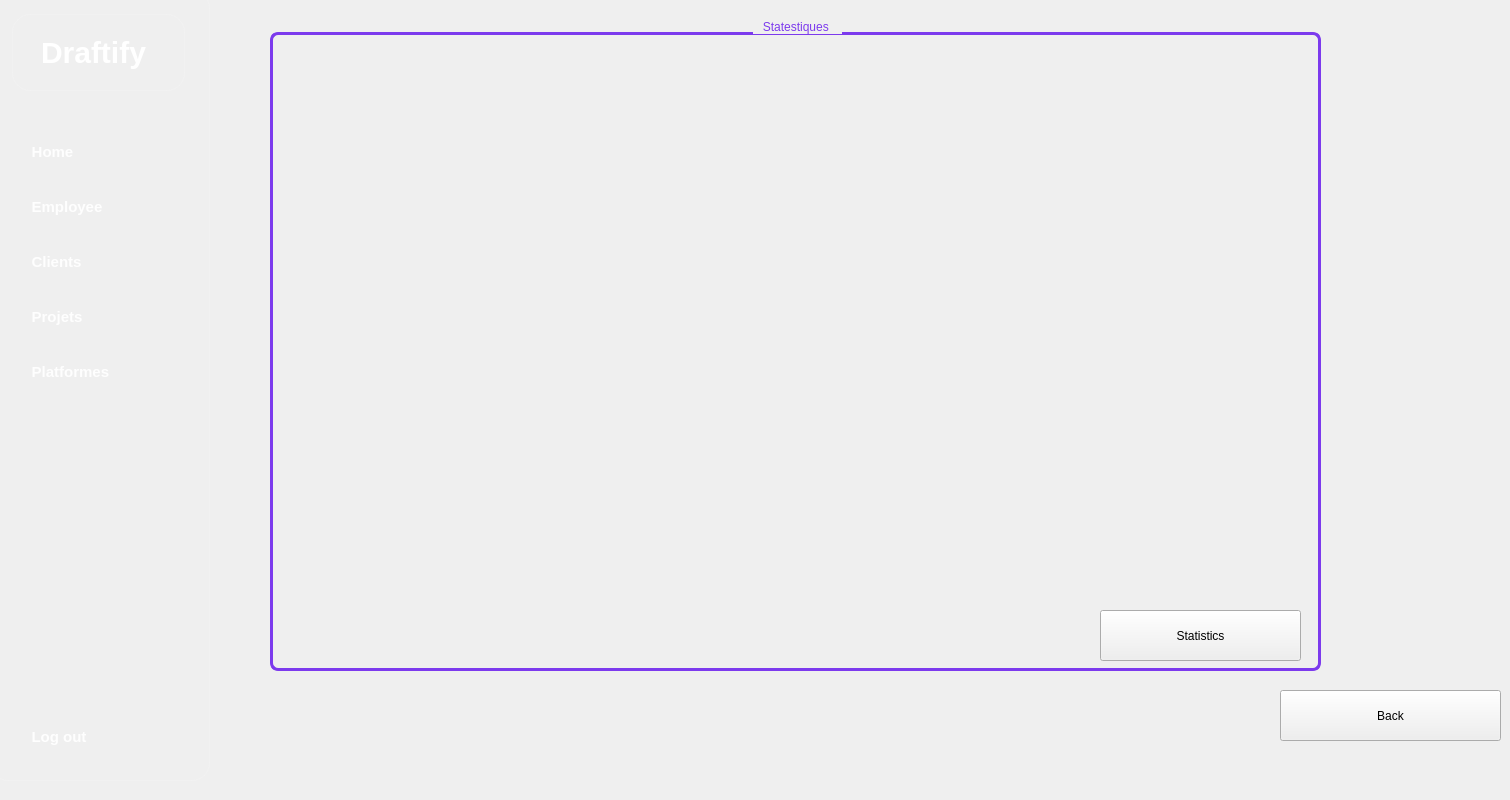
      <widget class="QWidget" name="pageEmployee2">
       <widget class="QGroupBox" name="statsboxempl">
        <property name="geometry">
         <rect>
          <x>270</x>
          <y>20</y>
          <width>1051</width>
          <height>651</height>
         </rect>
        </property>
        <property name="sizeIncrement">
         <size>
          <width>50</width>
          <height>50</height>
         </size>
        </property>
        <property name="styleSheet">
         <string notr="true">QGroupBox {
    border: 3px solid #7C3AED;        /* thicker border */
    border-radius: 8px;               /* smoother corners */
    background: transparent;
    margin-top: 12px;                 /* space for the title */
}

/* ====== Title ====== */
QGroupBox::title {
    subcontrol-origin: margin;
    subcontrol-position: top center;
    padding: 0 8px;
    color: #7C3AED;                   /* same shade as border */
    font-size: 21px;                  /* slightly larger */
    font-weight: 800;                 /* thicker text */
    letter-spacing: 0.3px;
}
</string>
        </property>
        <property name="title">
         <string>Statestiques </string>
        </property>
        <layout class="QHBoxLayout" name="horizontalLayout_2">
         <item>
          <widget class="QFrame" name="KpiPieChartEmpl_2">
           <property name="styleSheet">
            <string notr="true">background:transparent;
</string>
           </property>
           <property name="frameShape">
            <enum>QFrame::Shape::StyledPanel</enum>
           </property>
           <property name="frameShadow">
            <enum>QFrame::Shadow::Raised</enum>
           </property>
           <widget class="QLabel" name="lblRateValueEmpl_2">
            <property name="geometry">
             <rect>
              <x>240</x>
              <y>90</y>
              <width>111</width>
              <height>61</height>
             </rect>
            </property>
            <property name="styleSheet">
             <string notr="true">QLabel {
    color: #FFFFFF;
    font-weight: 700;
    font-size: 18px;
background:transparent;
}</string>
            </property>
            <property name="text">
             <string>&lt;html&gt;&lt;head/&gt;&lt;body&gt;&lt;p align=&quot;center&quot;&gt;&lt;br/&gt;&lt;/p&gt;&lt;/body&gt;&lt;/html&gt;</string>
            </property>
           </widget>
           <widget class="QWidget" name="ChartViewEmpl" native="true">
            <property name="geometry">
             <rect>
              <x>20</x>
              <y>20</y>
              <width>991</width>
              <height>521</height>
             </rect>
            </property>
           </widget>
          </widget>
         </item>
        </layout>
       </widget>
       <widget class="QFrame" name="sidebar_3">
        <property name="geometry">
         <rect>
          <x>-10</x>
          <y>-10</y>
          <width>220</width>
          <height>791</height>
         </rect>
        </property>
        <property name="styleSheet">
         <string notr="true">/* Rounded sidebar with your purple→blue gradient */
QFrame {
  background: qlineargradient(x1:0, y1:0, x2:1, y2:1,
                              stop:0 #7C3AED,   /* purple */
                              stop:1 #3B82F6); /* blue   */
  border-radius: 18px;         /* rounded container */
  /* create visual separation from app background */

  padding: 14px 12px;          /* inner breathing room */
  border: 1px solid rgba(255,255,255,0.15); /* subtle edge definition */
}
</string>
        </property>
        <property name="frameShape">
         <enum>QFrame::Shape::NoFrame</enum>
        </property>
        <property name="frameShadow">
         <enum>QFrame::Shadow::Raised</enum>
        </property>
        <property name="midLineWidth">
         <number>220</number>
        </property>
        <layout class="QVBoxLayout" name="verticalLayout_5">
         <item alignment="Qt::AlignmentFlag::AlignLeft|Qt::AlignmentFlag::AlignTop">
          <widget class="QLabel" name="label_24">
           <property name="styleSheet">
            <string notr="true">
  font-family: 'Arial', sans-serif;   /* Choose a clean sans-serif font */
  font-size: 30px;                    /* Adjust the size */
  font-weight: 600;                   /* Make it bold */
  color: white;                       /* White text */
  background: linear-gradient(135deg, #6a5bd2, #5a8fe7); /* Purple to blue gradient */
  -webkit-background-clip: text;      /* Clip background to text */
  background-clip: text;              /* Same for non-webkit browsers */
  text-align: center;                 /* Centered text */
  padding: 20px;                      /* Padding for space */
  display: inline-block;

</string>
           </property>
           <property name="text">
            <string>Draftify </string>
           </property>
          </widget>
         </item>
         <item>
          <spacer name="verticalSpacer_7">
           <property name="orientation">
            <enum>Qt::Orientation::Vertical</enum>
           </property>
           <property name="sizeType">
            <enum>QSizePolicy::Policy::Fixed</enum>
           </property>
           <property name="sizeHint" stdset="0">
            <size>
             <width>20</width>
             <height>30</height>
            </size>
           </property>
          </spacer>
         </item>
         <item>
          <widget class="QToolButton" name="HomeSideBarEmpl_3">
           <property name="styleSheet">
            <string notr="true">/* Default: fully integrated, no own background */
QToolButton {
  qproperty-checkable: true;
  qproperty-autoExclusive: true;      /* only one active like tabs */
  qproperty-toolButtonStyle: 2;       /* TextBesideIcon */
  qproperty-iconSize: 20px 20px;

  background: transparent;            /* integrate with sidebar gradient */
  color: rgba(255,255,255,0.92);
  border: none;                       /* no box edges */
  border-radius: 14px;                /* slight rounding just for hit area */
  padding: 10px 14px;
  margin: 4px 0;                      /* vertical rhythm */
  text-align: left;
  font-size: 15px;
  font-weight: 600;
}

/* Hover: horizontal sweep highlight */
QToolButton:hover {
  background: qlineargradient(x1:0, y1:0, x2:1, y2:0,
                              stop:0   rgba(255,255,255,0.18),
                              stop:0.25 rgba(255,255,255,0.12),
                              stop:0.5  rgba(255,255,255,0.06),
                              stop:1    rgba(255,255,255,0.00));
  color: #FFFFFF;  /* brighten text */
}

/* Active (checked): clearer left indicator + gentle sweep */
QToolButton:checked {
  background: qlineargradient(x1:0, y1:0, x2:1, y2:0,
                              stop:0   rgba(255,255,255,0.28),
                              stop:0.25 rgba(255,255,255,0.16),
                              stop:1    rgba(255,255,255,0.00));
  color: #FFFFFF;
  border-left: 4px solid rgba(255,255,255,0.85);
  padding-left: 10px; /* compensate for left border */
}

/* Pressed feedback: subtle push-in + darker sweep */
QToolButton:pressed {
  background: qlineargradient(x1:0, y1:0, x2:1, y2:0,
                              stop:0   rgba(0,0,0,0.25),
                              stop:0.5 rgba(0,0,0,0.18),
                              stop:1   rgba(0,0,0,0.12));
  padding-top: 11px;
  padding-bottom: 9px; /* tiny press feel */
  border-left: 4px solid rgba(255,255,255,0.70); /* keep left marker */
}
</string>
           </property>
           <property name="text">
            <string>Home</string>
           </property>
           <property name="icon">
            <iconset theme="QIcon::ThemeIcon::GoHome"/>
           </property>
           <property name="checkable">
            <bool>true</bool>
           </property>
          </widget>
         </item>
         <item>
          <widget class="QToolButton" name="EmployeeSideBarEmpl">
           <property name="styleSheet">
            <string notr="true">/* Default: fully integrated, no own background */
QToolButton {
  qproperty-checkable: true;
  qproperty-autoExclusive: true;      /* only one active like tabs */
  qproperty-toolButtonStyle: 2;       /* TextBesideIcon */
  qproperty-iconSize: 20px 20px;

  background: transparent;            /* integrate with sidebar gradient */
  color: rgba(255,255,255,0.92);
  border: none;                       /* no box edges */
  border-radius: 14px;                /* slight rounding just for hit area */
  padding: 10px 14px;
  margin: 4px 0;                      /* vertical rhythm */
  text-align: left;
  font-size: 15px;
  font-weight: 600;
}

/* Hover: horizontal sweep highlight */
QToolButton:hover {
  background: qlineargradient(x1:0, y1:0, x2:1, y2:0,
                              stop:0   rgba(255,255,255,0.18),
                              stop:0.25 rgba(255,255,255,0.12),
                              stop:0.5  rgba(255,255,255,0.06),
                              stop:1    rgba(255,255,255,0.00));
  color: #FFFFFF;  /* brighten text */
}

/* Active (checked): clearer left indicator + gentle sweep */
QToolButton:checked {
  background: qlineargradient(x1:0, y1:0, x2:1, y2:0,
                              stop:0   rgba(255,255,255,0.28),
                              stop:0.25 rgba(255,255,255,0.16),
                              stop:1    rgba(255,255,255,0.00));
  color: #FFFFFF;
  border-left: 4px solid rgba(255,255,255,0.85);
  padding-left: 10px; /* compensate for left border */
}

/* Pressed feedback: subtle push-in + darker sweep */
QToolButton:pressed {
  background: qlineargradient(x1:0, y1:0, x2:1, y2:0,
                              stop:0   rgba(0,0,0,0.25),
                              stop:0.5 rgba(0,0,0,0.18),
                              stop:1   rgba(0,0,0,0.12));
  padding-top: 11px;
  padding-bottom: 9px; /* tiny press feel */
  border-left: 4px solid rgba(255,255,255,0.70); /* keep left marker */
}
</string>
           </property>
           <property name="text">
            <string>Employee</string>
           </property>
           <property name="icon">
            <iconset theme="QIcon::ThemeIcon::AddressBookNew"/>
           </property>
           <property name="checkable">
            <bool>true</bool>
           </property>
          </widget>
         </item>
         <item>
          <widget class="QToolButton" name="cl_btn_emp2">
           <property name="styleSheet">
            <string notr="true">/* Default: fully integrated, no own background */
QToolButton {
  qproperty-checkable: true;
  qproperty-autoExclusive: true;      /* only one active like tabs */
  qproperty-toolButtonStyle: 2;       /* TextBesideIcon */
  qproperty-iconSize: 20px 20px;

  background: transparent;            /* integrate with sidebar gradient */
  color: rgba(255,255,255,0.92);
  border: none;                       /* no box edges */
  border-radius: 14px;                /* slight rounding just for hit area */
  padding: 10px 14px;
  margin: 4px 0;                      /* vertical rhythm */
  text-align: left;
  font-size: 15px;
  font-weight: 600;
}

/* Hover: horizontal sweep highlight */
QToolButton:hover {
  background: qlineargradient(x1:0, y1:0, x2:1, y2:0,
                              stop:0   rgba(255,255,255,0.18),
                              stop:0.25 rgba(255,255,255,0.12),
                              stop:0.5  rgba(255,255,255,0.06),
                              stop:1    rgba(255,255,255,0.00));
  color: #FFFFFF;  /* brighten text */
}

/* Active (checked): clearer left indicator + gentle sweep */
QToolButton:checked {
  background: qlineargradient(x1:0, y1:0, x2:1, y2:0,
                              stop:0   rgba(255,255,255,0.28),
                              stop:0.25 rgba(255,255,255,0.16),
                              stop:1    rgba(255,255,255,0.00));
  color: #FFFFFF;
  border-left: 4px solid rgba(255,255,255,0.85);
  padding-left: 10px; /* compensate for left border */
}

/* Pressed feedback: subtle push-in + darker sweep */
QToolButton:pressed {
  background: qlineargradient(x1:0, y1:0, x2:1, y2:0,
                              stop:0   rgba(0,0,0,0.25),
                              stop:0.5 rgba(0,0,0,0.18),
                              stop:1   rgba(0,0,0,0.12));
  padding-top: 11px;
  padding-bottom: 9px; /* tiny press feel */
  border-left: 4px solid rgba(255,255,255,0.70); /* keep left marker */
}
</string>
           </property>
           <property name="text">
            <string>Clients</string>
           </property>
           <property name="icon">
            <iconset theme="QIcon::ThemeIcon::ContactNew"/>
           </property>
          </widget>
         </item>
         <item>
          <widget class="QToolButton" name="toolButton_26">
           <property name="styleSheet">
            <string notr="true">/* Default: fully integrated, no own background */
QToolButton {
  qproperty-checkable: true;
  qproperty-autoExclusive: true;      /* only one active like tabs */
  qproperty-toolButtonStyle: 2;       /* TextBesideIcon */
  qproperty-iconSize: 20px 20px;

  background: transparent;            /* integrate with sidebar gradient */
  color: rgba(255,255,255,0.92);
  border: none;                       /* no box edges */
  border-radius: 14px;                /* slight rounding just for hit area */
  padding: 10px 14px;
  margin: 4px 0;                      /* vertical rhythm */
  text-align: left;
  font-size: 15px;
  font-weight: 600;
}

/* Hover: horizontal sweep highlight */
QToolButton:hover {
  background: qlineargradient(x1:0, y1:0, x2:1, y2:0,
                              stop:0   rgba(255,255,255,0.18),
                              stop:0.25 rgba(255,255,255,0.12),
                              stop:0.5  rgba(255,255,255,0.06),
                              stop:1    rgba(255,255,255,0.00));
  color: #FFFFFF;  /* brighten text */
}

/* Active (checked): clearer left indicator + gentle sweep */
QToolButton:checked {
  background: qlineargradient(x1:0, y1:0, x2:1, y2:0,
                              stop:0   rgba(255,255,255,0.28),
                              stop:0.25 rgba(255,255,255,0.16),
                              stop:1    rgba(255,255,255,0.00));
  color: #FFFFFF;
  border-left: 4px solid rgba(255,255,255,0.85);
  padding-left: 10px; /* compensate for left border */
}

/* Pressed feedback: subtle push-in + darker sweep */
QToolButton:pressed {
  background: qlineargradient(x1:0, y1:0, x2:1, y2:0,
                              stop:0   rgba(0,0,0,0.25),
                              stop:0.5 rgba(0,0,0,0.18),
                              stop:1   rgba(0,0,0,0.12));
  padding-top: 11px;
  padding-bottom: 9px; /* tiny press feel */
  border-left: 4px solid rgba(255,255,255,0.70); /* keep left marker */
}
</string>
           </property>
           <property name="text">
            <string>Projets</string>
           </property>
           <property name="icon">
            <iconset theme="QIcon::ThemeIcon::FolderNew"/>
           </property>
          </widget>
         </item>
         <item>
          <widget class="QToolButton" name="toolButton_27">
           <property name="styleSheet">
            <string notr="true">/* Default: fully integrated, no own background */
QToolButton {
  qproperty-checkable: true;
  qproperty-autoExclusive: true;      /* only one active like tabs */
  qproperty-toolButtonStyle: 2;       /* TextBesideIcon */
  qproperty-iconSize: 20px 20px;

  background: transparent;            /* integrate with sidebar gradient */
  color: rgba(255,255,255,0.92);
  border: none;                       /* no box edges */
  border-radius: 14px;                /* slight rounding just for hit area */
  padding: 10px 14px;
  margin: 4px 0;                      /* vertical rhythm */
  text-align: left;
  font-size: 15px;
  font-weight: 600;
}

/* Hover: horizontal sweep highlight */
QToolButton:hover {
  background: qlineargradient(x1:0, y1:0, x2:1, y2:0,
                              stop:0   rgba(255,255,255,0.18),
                              stop:0.25 rgba(255,255,255,0.12),
                              stop:0.5  rgba(255,255,255,0.06),
                              stop:1    rgba(255,255,255,0.00));
  color: #FFFFFF;  /* brighten text */
}

/* Active (checked): clearer left indicator + gentle sweep */
QToolButton:checked {
  background: qlineargradient(x1:0, y1:0, x2:1, y2:0,
                              stop:0   rgba(255,255,255,0.28),
                              stop:0.25 rgba(255,255,255,0.16),
                              stop:1    rgba(255,255,255,0.00));
  color: #FFFFFF;
  border-left: 4px solid rgba(255,255,255,0.85);
  padding-left: 10px; /* compensate for left border */
}

/* Pressed feedback: subtle push-in + darker sweep */
QToolButton:pressed {
  background: qlineargradient(x1:0, y1:0, x2:1, y2:0,
                              stop:0   rgba(0,0,0,0.25),
                              stop:0.5 rgba(0,0,0,0.18),
                              stop:1   rgba(0,0,0,0.12));
  padding-top: 11px;
  padding-bottom: 9px; /* tiny press feel */
  border-left: 4px solid rgba(255,255,255,0.70); /* keep left marker */
}
</string>
           </property>
           <property name="text">
            <string>Platformes </string>
           </property>
           <property name="icon">
            <iconset theme="QIcon::ThemeIcon::EditSelectAll"/>
           </property>
          </widget>
         </item>
         <item>
          <spacer name="verticalSpacer_8">
           <property name="orientation">
            <enum>Qt::Orientation::Vertical</enum>
           </property>
           <property name="sizeHint" stdset="0">
            <size>
             <width>20</width>
             <height>40</height>
            </size>
           </property>
          </spacer>
         </item>
         <item>
          <widget class="QToolButton" name="LogoutSideBarEmpl_2">
           <property name="styleSheet">
            <string notr="true">/* Default: integrated, red accent text */
QToolButton {
  qproperty-checkable: false;           /* action, not a toggle */
  qproperty-toolButtonStyle: 2;
  qproperty-iconSize: 20px 20px;

  background: transparent;
  color: rgba(255,255,255,0.95);
  border: none;
  border-radius: 14px;
  padding: 10px 14px;
  margin: 6px 0 0 0;
  text-align: left;
  font-size: 15px;
  font-weight: 700;
}

/* Hover: horizontal red-tinted sweep */
QToolButton:hover {
  background: qlineargradient(x1:0, y1:0, x2:1, y2:0,
                              stop:0   rgba(255,255,255,0.18),
                              stop:0.25 rgba(255,200,200,0.18),  /* soft red tint */
                              stop:1    rgba(255,255,255,0.00));
  color: #FFFFFF;
}

/* Pressed: stronger red indicator on the left */
QToolButton:pressed {
  background: qlineargradient(x1:0, y1:0, x2:1, y2:0,
                              stop:0   rgba(255,180,180,0.30),
                              stop:1   rgba(255,255,255,0.00));
  border-left: 4px solid rgba(255,120,120,0.95);
  padding-left: 10px;
}
</string>
           </property>
           <property name="text">
            <string>Log out</string>
           </property>
           <property name="icon">
            <iconset theme="QIcon::ThemeIcon::SystemLogOut"/>
           </property>
          </widget>
         </item>
        </layout>
       </widget>
       <widget class="QPushButton" name="backtoemployeeEmpl">
        <property name="geometry">
         <rect>
          <x>1280</x>
          <y>690</y>
          <width>221</width>
          <height>51</height>
         </rect>
        </property>
        <property name="styleSheet">
         <string notr="true">
    background: qlineargradient(
        x1:0, y1:0, x2:1, y2:1,
        stop:0 #7C3AED,   /* purple */
        stop:1 #3B82F6    /* blue */
    );
    color: white;                /* text color */
    font-weight: bold;
    border: none;                /* no border line */
    border-radius: 18px;         /* rounded corners */
    padding: 8px 18px;           /* space inside */
}

/* Hover */
QPushButton:hover {
    background: qlineargradient(
        x1:0, y1:0, x2:1, y2:1,
        stop:0 #9D5CFF,   /* lighter purple */
        stop:1 #60A5FA    /* lighter blue */
    );
}

/* Pressed */
QPushButton:pressed {
    background: qlineargradient(
        x1:0, y1:0, x2:1, y2:1,
        stop:0 #5B21B6,   /* darker purple */
        stop:1 #1E40AF    /* darker blue */
    );

</string>
        </property>
        <property name="text">
         <string>Back</string>
        </property>
        <property name="icon">
         <iconset theme="QIcon::ThemeIcon::EditUndo"/>
        </property>
       </widget>
       <widget class="QPushButton" name="StatEmpl">
        <property name="geometry">
         <rect>
          <x>1100</x>
          <y>610</y>
          <width>201</width>
          <height>51</height>
         </rect>
        </property>
        <property name="styleSheet">
         <string notr="true">
    background: qlineargradient(
        x1:0, y1:0, x2:1, y2:1,
        stop:0 #7C3AED,   /* purple */
        stop:1 #3B82F6    /* blue */
    );
    color: white;                /* text color */
    font-weight: bold;
    border: none;                /* no border line */
    border-radius: 18px;         /* rounded corners */
    padding: 8px 18px;           /* space inside */
}

/* Hover */
QPushButton:hover {
    background: qlineargradient(
        x1:0, y1:0, x2:1, y2:1,
        stop:0 #9D5CFF,   /* lighter purple */
        stop:1 #60A5FA    /* lighter blue */
    );
}

/* Pressed */
QPushButton:pressed {
    background: qlineargradient(
        x1:0, y1:0, x2:1, y2:1,
        stop:0 #5B21B6,   /* darker purple */
        stop:1 #1E40AF    /* darker blue */
    );

</string>
        </property>
        <property name="text">
         <string>Statistics</string>
        </property>
        <property name="icon">
         <iconset theme="QIcon::ThemeIcon::HelpAbout"/>
        </property>
       </widget>
      </widget>
